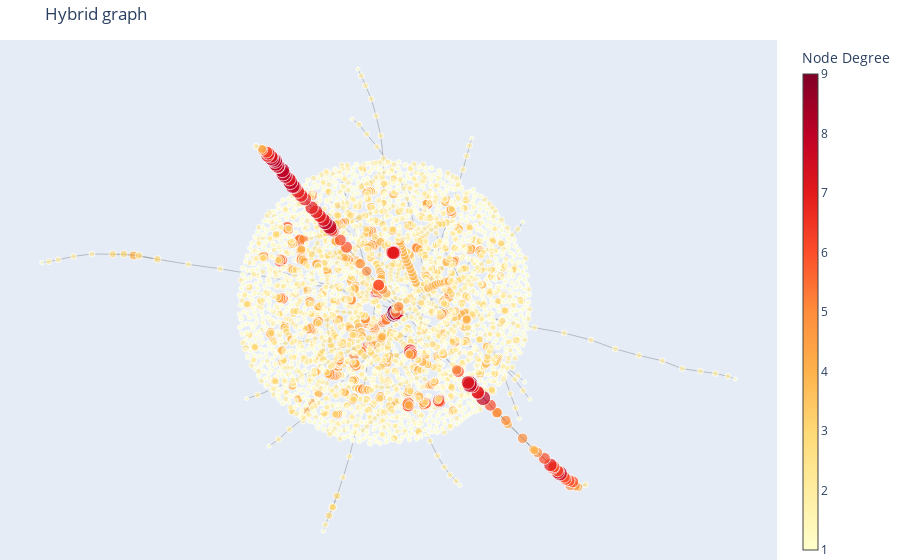

The notebook cell this image was saved under:
### Code cell
draw_graph(G, title='Hybrid graph')

### Figure 1 — Plotly figure (JSON) as saved in the notebook; plotly's stock layout.template omitted (floating-point values rounded to 4 significant figures; data arrays with more than 128 entries replaced by an {"elided": "..."} marker saying what was removed)
{"data": [{"hoverinfo": "none", "line": {"color": "#888", "width": 0.5}, "mode": "lines", "type": "scatter", "x": {"elided": "12453 float values"}, "y": {"elided": "12453 float values"}}, {"hoverinfo": "text", "marker": {"color": {"elided": "4098 int values"}, "colorbar": {"thickness": 15, "title": {"text": "Node Degree"}, "xanchor": "left"}, "colorscale": [[0, "rgb(255,255,204)"], [0.125, "rgb(255,237,160)"], [0.25, "rgb(254,217,118)"], [0.375, "rgb(254,178,76)"], [0.5, "rgb(253,141,60)"], [0.625, "rgb(252,78,42)"], [0.75, "rgb(227,26,28)"], [0.875, "rgb(189,0,38)"], [1, "rgb(128,0,38)"]], "line": {"width": 1}, "showscale": true, "size": {"elided": "4098 float values"}}, "mode": "markers", "text": {"elided": "4098 str values"}, "type": "scatter", "x": {"elided": "4098 float values"}, "y": {"elided": "4098 float values"}}], "layout": {"hovermode": "closest", "margin": {"b": 0, "l": 0, "r": 0, "t": 40}, "showlegend": false, "title": {"text": "Hybrid graph"}, "xaxis": {"showgrid": false, "showticklabels": false, "zeroline": false}, "yaxis": {"showgrid": false, "showticklabels": false, "zeroline": false}}}
